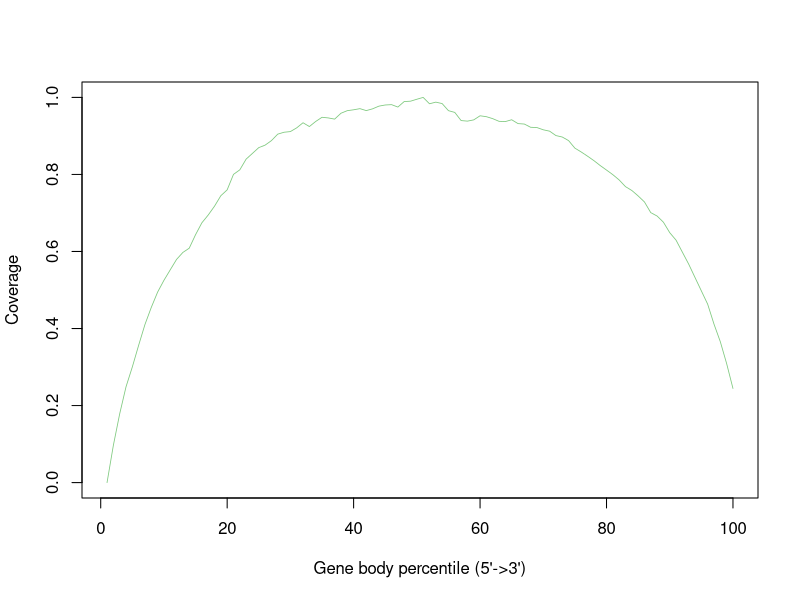

Source code (R):
SHAM_24Hr_SRR12108296.gencode.Aligned.sortedByCoord.out <- c(0.0,0.09666949496290146,0.1784603008106353,0.24855035710343643,0.3002357214491621,0.35649940443259254,0.410602928200777,0.4548692629658647,0.4945207121347452,0.5251746580142923,0.5524773098636662,0.5795409221509769,0.5976171886374271,0.608569669874853,0.6435750838162091,0.6744836440734779,0.6946178177245466,0.7176319779406437,0.744822220250917,0.7600212088359315,0.800211004893878,0.8119605103934808,0.8398211469429684,0.854696450228645,0.8696787457262367,0.8760908296162568,0.8878078311527463,0.9046462383772939,0.9095739746184678,0.9112736610229404,0.9209943774915472,0.9342370337966728,0.9243206163834872,0.9375111309144516,0.9483843837417886,0.9467253272912077,0.9436455767862113,0.9589061874679616,0.9655925235467512,0.9678481631536429,0.9708236301103171,0.965743531542049,0.9703441966543942,0.9773237455671028,0.9803195275007228,0.9812120321545456,0.9749448617667393,0.9892554086933204,0.9901770314807654,0.995227334749513,1.0,0.98347038042503,0.9877155334408221,0.9840249792956527,0.9655749172333981,0.9610683781809022,0.9398751170650547,0.9384049899000706,0.9416635122021909,0.9523024656287519,0.949945928303029,0.9448678612324555,0.9378903438174415,0.9372456818823587,0.942008866810271,0.9320057721621162,0.9308356294900332,0.9224218432049449,0.9217114961777371,0.9158993812735188,0.9123517091328688,0.9009238574349091,0.8971581378750398,0.8878443981112488,0.8682180988838275,0.8583152247886058,0.8473952475142933,0.8359274430283401,0.8230910862621322,0.8113693445643555,0.7993740278437074,0.7856871507093651,0.7683252942455119,0.7583797586987039,0.7442649127167016,0.7286115458139975,0.7008260746792095,0.6920337526570297,0.6760011728513357,0.6488319226839064,0.6293559542858845,0.5981650158490679,0.5670431483338672,0.5323390732172084,0.49769391153369275,0.4631530333984993,0.41142026743989984,0.3657386559475819,0.30889261029170273,0.2443966214839007)


pdf("/athena/angsd/scratch/pes4008/project/QC/rseqc/SHAM_24Hr_SRR12108296.geneBodyCoverage.curves.pdf")
x=1:100
icolor = colorRampPalette(c("#7fc97f","#beaed4","#fdc086","#ffff99","#386cb0","#f0027f"))(1)
plot(x,SHAM_24Hr_SRR12108296.gencode.Aligned.sortedByCoord.out,type='l',xlab="Gene body percentile (5'->3')", ylab="Coverage",lwd=0.8,col=icolor[1])
dev.off()
